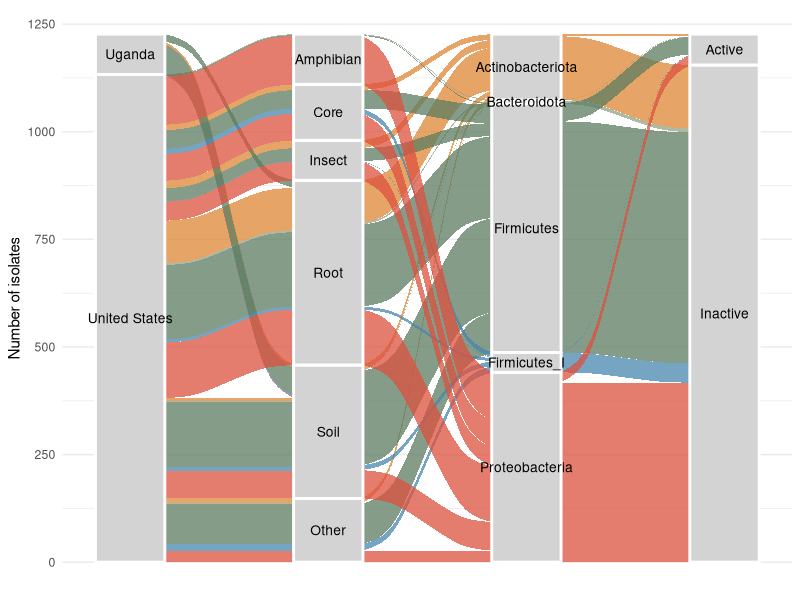
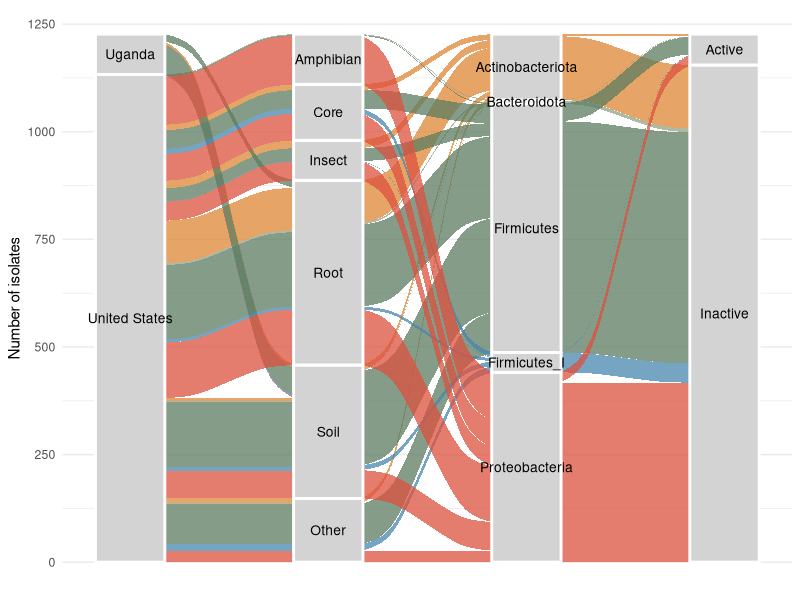

R code for these plots, in order:
library(tidyverse)
library(ggalluvial)


colormap = c('Actinobacteriota'='#de8735',
             'Firmicutes'='#5d7c61',
             'Firmicutes_I'='#4886af',
             'Proteobacteria'='#dc523f',
             'Bacteroidota'='#92a488')

actmap = c('FALSE' = 'Inactive', 'TRUE' = "Active")

df = read_delim('data/isolates.tsv', delim='\t') %>%
  mutate(sample_type_lump = fct_lump_min(sample_type, 50)) %>%
  select(strain_id, sample_type_lump, country, phylum, sa_confirmed_activity, bs_confirmed_activity) %>%
  mutate(activity = actmap[as.character((sa_confirmed_activity + bs_confirmed_activity) > 0)]) %>%
  group_by(sample_type_lump, country, phylum, activity) %>%
  summarise(n = n())
df$activity = as.factor(df$activity)

ggplot(df,
       aes(y = n, 
           axis1=country,
           axis2=sample_type_lump, 
           axis3=phylum, 
           axis4=activity)) +
  geom_flow(alpha=0.75, aes(fill=phylum)) +
  scale_fill_manual(values = colormap) +
  geom_stratum(alpha = 1, 
               fill="lightgray",
               color="white",
               size=1,
               width=0.35) +
  geom_text(stat = "stratum",
            size=3.5,
            aes(label = after_stat(stratum))) +
  labs(y="Number of isolates") +
  theme_minimal() +
  theme(legend.position = "none",
        axis.text.x = element_blank(),
        panel.grid.major.x = element_blank(),
        panel.grid.minor.x = element_blank())

ggsave('images/all_screened_alluvial.png', width=7, height=5, dpi=300)
